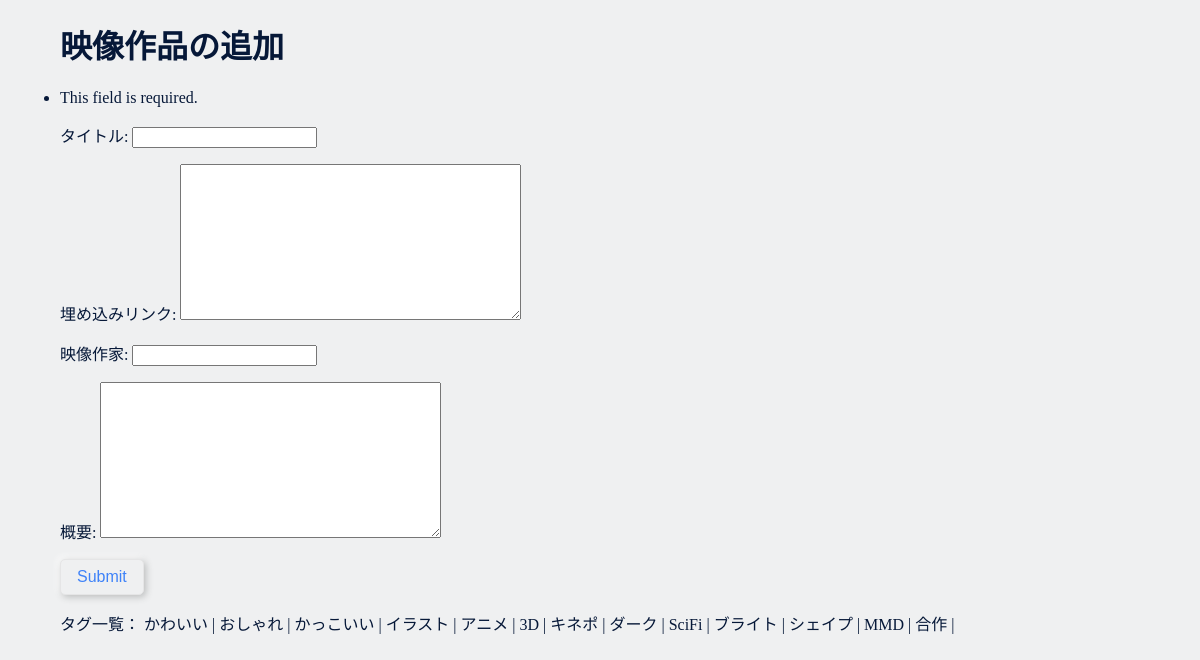
Page /add (signed in) on the committed database.
### collection/views.py (the view)
# urls.py: path('add', views.add, name='add'),
@login_required
def add(request):
    if request.method == 'POST':
        form = add_movie(request.POST)
        newLink = form.data['link']
        if not collection.objects.filter(link = newLink).exists():
            if form.is_valid():
                form.save()
                return redirect('index')
        else:
            default_data = {'add_by':User.objects.get(pk=request.user.pk)}
            form = add_movie(default_data)
            taglist = Tag.objects.all()
            notice = 'その作品は既に登録されています'
            context = {
                'notice':notice,
                'form':form,
                'taglist':taglist,
            }
            return render(request, 'collection/form.html', context)
    else:
        default_data = {'add_by':User.objects.get(pk=request.user.pk)}
        form = add_movie(default_data)
        taglist = Tag.objects.all()
        context = {
            'form':form,
            'taglist':taglist,
        }
    return render(request, 'collection/form.html', context)

### collection/forms.py
class add_movie(forms.ModelForm):
    class Meta:
        model = collection
        fields = ('title', 'link','creator', 'discription', 'tags', 'add_by')
        widgets = {'add_by':forms.HiddenInput()}
        labels = {
            'title':'タイトル',
            'link':'埋め込みリンク',
            'creator':'映像作家',
            'discription':'概要',
            'tags':'タグ,'
        }

### collection/templates/collection/form.html (shortened to what this page needs)
{% extends 'collection/base.html' %}
{% block content %}
<h1>映像作品の追加</h1>
<form method="POST" novalidate>
    {{ form.as_p }}
    <button type="submit" name="submit">Submit</button>
</form>
<p>
    タグ一覧：
    {% if taglist %}
    {% for tag in taglist %}
    {{ tag.name }} |
    {% endfor %}
    {% endif %}
</p>
{% endblock content %}

### static/css/style.css (style rules this page uses)
body { width: 1080px; background-color: #eff0f1; margin: 0 auto; padding: 0 20px; }
* { color: #061838; }
button { appearance: none; border-radius: 5px; background: #eff0f1; color: #3e82f8; padding: 8px 16px; font-size: 16px; border: #e5e5e6 solid 1px; box-shadow: 2px 2px 7px #b9bbbb, -2px -2px 7px #ffffff; cursor: pointer; }
ul { padding-left: 0; }

### rows in the picture
Tag: name "かわいい"
Tag: name "おしゃれ"
Tag: name "かっこいい"
Tag: name "イラスト"
Tag: name "アニメ"
Tag: name "3D"
Tag: name "キネポ"
Tag: name "ダーク"
Tag: name "SciFi"
Tag: name "ブライト"
Tag: name "シェイプ"
Tag: name "MMD"
Tag: name "合作"
